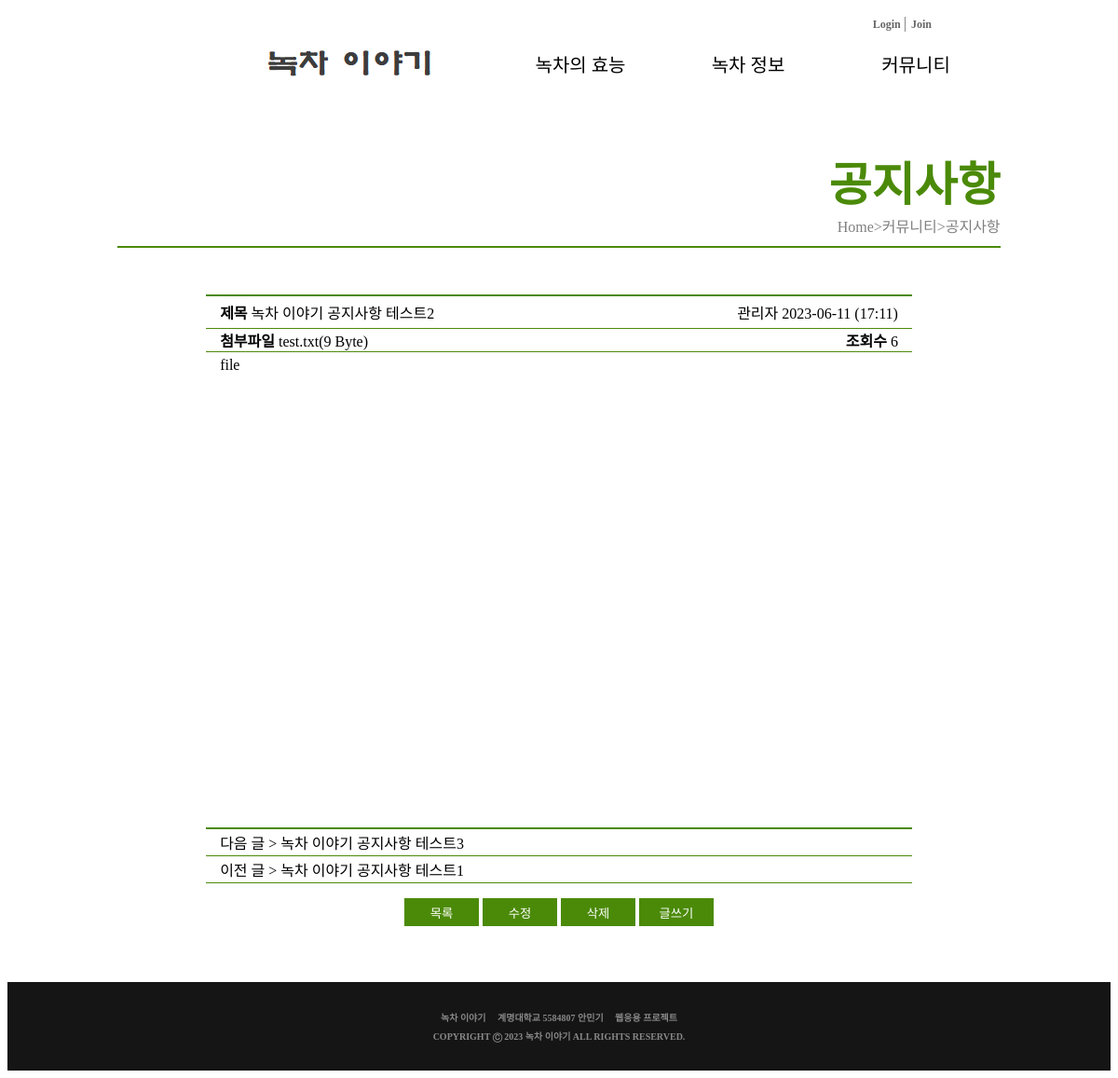
Page /community/notice/board_view.php?num=45&page=1 on the committed database.
### tables this page shows
CREATE TABLE `board_notice` (
  `num` int(11) NOT NULL,
  `id` char(15) NOT NULL,
  `name` char(15) NOT NULL,
  `subject` char(200) NOT NULL,
  `content` text NOT NULL,
  `regist_day` char(20) NOT NULL,
  `hit` int(11) NOT NULL,
  `file_name` char(40) DEFAULT NULL,
  `file_type` char(40) DEFAULT NULL,
  `file_copied` char(40) DEFAULT NULL
);

### htdocs/community/notice/board_view.php (the view, shortened to what this page needs)
<!DOCTYPE HTML>
<html lang="en">
<head>
    <link rel="stylesheet" href="/css/common.css?ver=1">
    <link rel="stylesheet" href="/css/main.css">
    <link rel="stylesheet" href="/css/board.css?ver=3">
</head>
<body>
    <div id="wrap">
        <header>
            <?php include "../../header.php"?>
        </header>
        <div id="main_content">
            <div id="tab1">
                <b id="highlight1">공지사항</b><br>
                <span id="root">Home>커뮤니티>공지사항</span>
            </div>
            <div id="tab2">
                <?php
                    $num = $_GET["num"];
                    $page = $_GET["page"];
                    $con = mysqli_connect("localhost", "user1", "12345", "sample");
                    $sql = "select * from board_notice where num=$num";
                    $result = mysqli_query($con, $sql);
                    $row = mysqli_fetch_array($result);
                    $name = $row['name'];
                    $regist_day = $row['regist_day'];
                    $subject = $row['subject'];
                    $content = $row['content'];
                    $file_name = $row['file_name'];
                    $file_type = $row['file_type'];
                    $file_copied = $row['file_copied'];
                    $hit = $row['hit'];
                    $content = str_replace(" ", "&nbsp;", $content);
                    $content = str_replace("\n", "<br>", $content);
                ?>
                <div id="viewtitle">
                    <span id="lt"><b>제목</b></span>
                    <span><?=$subject?></span>
                    <span id="rt">
                        <span> <?=$name?></span>
                        <span> <?=$regist_day?></span>
                    </span>
                </div>
                <div id="viewcontent">
                    <span id="viewfile">
                        <?php
                            if($file_name)
                            {
                                $real_name = $file_copied;
                                $file_path = "./data/".$real_name;
                                $file_size = filesize($file_path);
                                echo "<b>첨부파일</b> <a href='board_download.php?num=$num&real_name=$real_name&file_name=$file_name&file_type=$file_type'>$file_name</a>($file_size Byte)&nbsp;&nbsp;&nbsp;&nbsp;";
                            }
                            else
                            {
                                echo "<b>첨부파일</b> 등록된 첨부파일이 없습니다.";
                            }
                        ?>
                    </span>
                    <span id="rt"><b>조회수</b> <?=$hit?></span><br>
                    <div id="cont"><?=$content?></div>
                </div>
                <div id="pn">
                    <?php
                        $con = mysqli_connect("localhost", "user1", "12345", "sample");
                        $sql = "select * from board_notice order by num desc";
                        $prev_sql = "select * from board_notice where num<'$num' order by num desc";
                        $next_sql = "select * from board_notice where num>'$num' order by num asc";
                        $result = mysqli_query($con, $prev_sql);
                        $prev = mysqli_fetch_array($result);
                        $result = mysqli_query($con, $next_sql);
                        $next = mysqli_fetch_array($result);
                        $result = mysqli_query($con, $sql);
                        $total = 0;
                        while($calc = mysqli_fetch_array($result))
                        {
                            $total++;
                        }
                        $result = mysqli_query($con, $prev_sql);
                        $i = 1;
                        while($calc = mysqli_fetch_array($result))
                        {
                            $i++;
                        }
                        if($i % 10 == 0 + $total%10)
                            $next_page = $page - 1;
                        else
                            $next_page = $page;
                        if($i % 10 == 1 + $total%10)
                            $prev_page = $page + 1;
                        else
                            $prev_page = $page;
                        if(!$next)
                        {
                            echo"<div id='pnlist'>다음 글 > 글이 없습니다.</div>";
                        }
                        else
                        {
                            echo"<div id='pnlist'>다음 글 > <a href='board_view.php?num=".$next['num']."&page=".$next_page."'>".$next['subject']."</a></div>";
                        }
                        if(!$prev)
                        {
                            echo"<div id='pnlist'>이전 글 > 글이 없습니다.</div>";
                        }
                        else
                        {
                            echo"<div id='pnlist'>이전 글 > <a href='board_view.php?num=".$prev['num']."&page=".$prev_page."'>".$prev['subject']."</a></div>";
                        }
                    ?>
                </div>
                <ul id="wrb">
                    <li>
                    <button id="bt2" onclick="location.href='./board_list.php?num=<?=$num?>&page=<?=$page?>'">목록</button>
                    <button id="bt2" onclick="location.href='./board_modify_form.php?num=<?=$num?>&page=<?=$page?>'">수정</button>
                    <button id="bt2" onclick="location.href='./board_delete.php?num=<?=$num?>&page=<?=$page?>'">삭제</button>
                    <button id="bt2" onclick="location.href='./board_write_form.php'">글쓰기</button>
                    </li>
                </ul>
            </div>
        <footer>
            <?php include "../../footer.php"?>
        </footer>
    </div>
</body>
</html>

### htdocs/css/common.css (style rules this page uses)
ul { list-style-type: none; padding-left:0px; }
a { text-decoration: none; color: inherit; }
header { margin:0 0 40px 0; top:0; width:100%; position: fixed; background-color: white; }
footer { margin:60px 0 0 0; width:100%; background-color: #151515; }
#root { color: gray; }

### htdocs/css/main.css (style rules this page uses)
#main_content { padding-top: 100px; }

### htdocs/css/board.css (style rules this page uses)
#tab1 { padding-top: 50px; text-align:right; border-bottom: #4B8A08 2px solid; margin-bottom: 10px; padding-bottom: 10px; margin: auto; width:80%; }
#highlight1 { color: #4B8A08; font-size: 50px; }
#tab2 { padding-top: 50px; width: 80%; margin: auto; text-align: center; }
#viewtitle { margin: auto; text-align: left; width: 80%; border-top: 2px solid #4B8A08; border-bottom: 1px solid #4B8A08; padding-top: 5px; padding-bottom: 5px; }
#viewcontent { margin: auto; width: 80%; border-bottom: 2px solid #4B8A08; text-align: left; }
#lt { margin-left: 15px; text-align: left; }
#rt { margin-right: 15px; float: right; }
#cont { border-top: 1px solid #4B8A08; padding-top: 5px; height: 500px; padding-bottom: 5px; padding-left: 15px; text-align: left; }
#viewfile { margin-left: 15px; }
#pn { width: 80%; margin: auto; }
#pnlist { padding-left: 15px; text-align: left; padding-top: 2px; padding-bottom: 2px; border-bottom: 1px solid #4B8A08; }
#bt2 { width: 80px; height: 30px; color: white; background-color: #4B8A08; border: 1px solid #4B8A08; cursor: pointer; }

### rows in the picture
board_notice: subject "녹차 이야기 공지사항 테스트2", name "관리자", regist_day "2023-06-11 (17:11)", file_name "test.txt", file_copied "9", hit "6", content "file"
board_notice: subject "녹차 이야기 공지사항 테스트3"
board_notice: subject "녹차 이야기 공지사항 테스트1"
